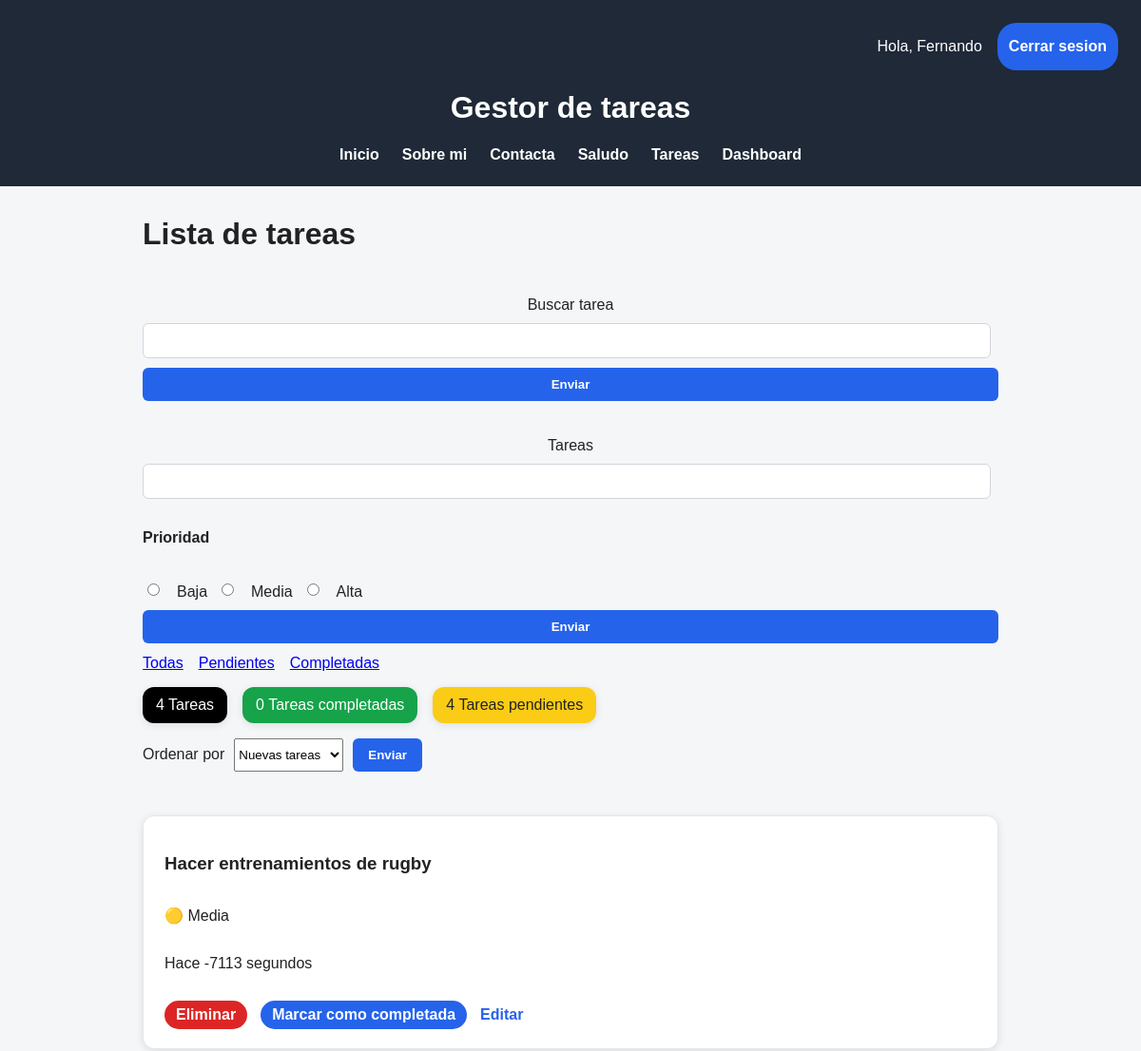
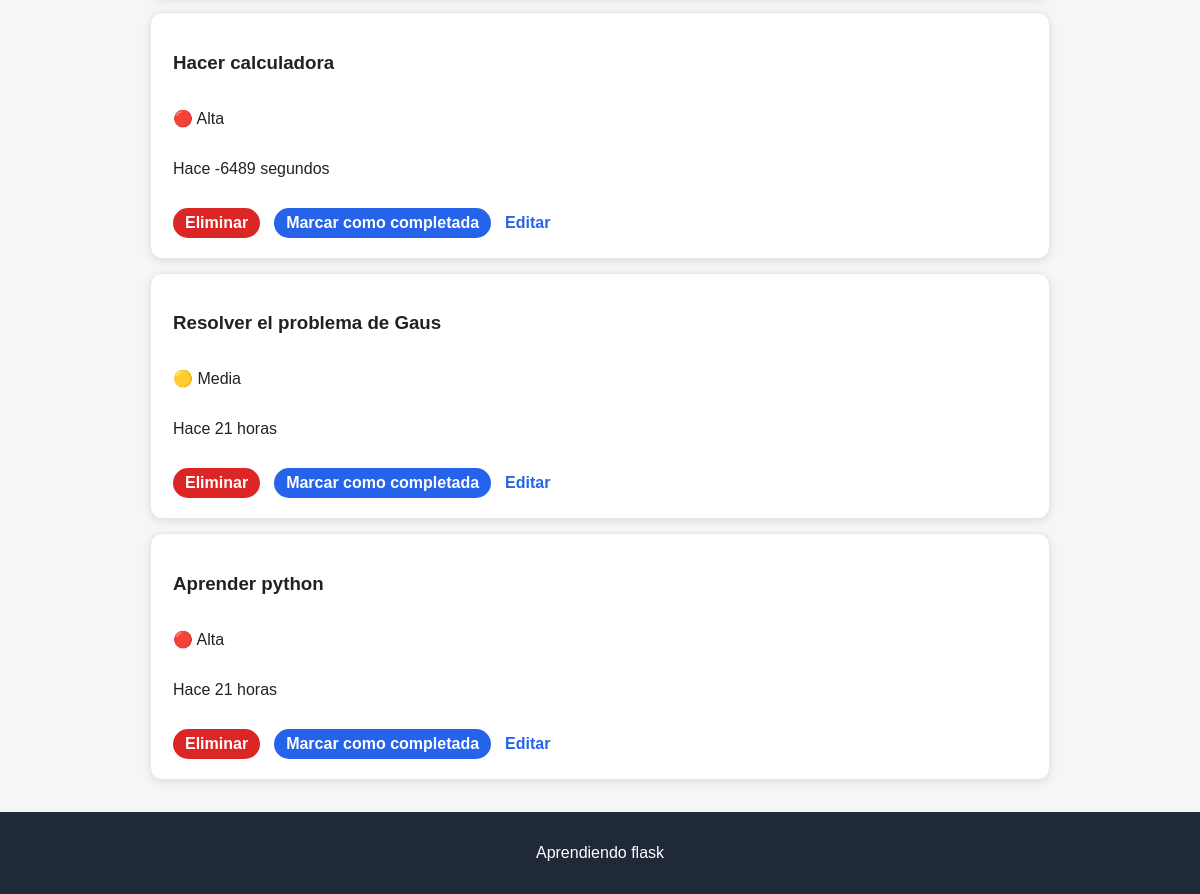
Screenshot of /tareas (signed in) with the database file from the repository (2 pictures, top to bottom).
### app/models/models.py (models this page shows)
class Tareas_db(db.Model):
    __tablename__ = "task"
    id = db.Column(db.Integer, primary_key=True)
    tarea = db.Column(db.String(100), nullable=False)
    completada = db.Column(db.Boolean, default=False)
    usuario_id = db.Column(db.Integer, db.ForeignKey("users.id"))
    fecha_creacion = db.Column(db.DateTime, default=datetime.now)
    prioridad = db.Column(db.String(20), default="Media")

### app/routes/tareas_routes.py (the view, shortened to what this page needs)
@tareas_bp.route("/tareas", methods=["GET", "POST"])
def gestionar_tareas():
    if "usuario" not in session:
        return redirect(url_for("auth.login"))
    busqueda = request.args.get("buscar", "")
    estado = request.args.get("estado", "todas").strip()
    orden = request.args.get("orden", "nuevas")
    tareas = Tareas_db.query.filter_by(usuario_id=session["usuario_id"])
    if estado == "pendientes":
        tareas = tareas.filter_by(completada=False)
    elif estado == "completadas":
        tareas = tareas.filter_by(completada=True)
    if busqueda:
        tareas = tareas.filter(Tareas_db.tarea.like(f"%{busqueda}%"))
    if orden == "nuevas":
        tareas = tareas.order_by(Tareas_db.fecha_creacion.desc())
    elif orden == "antiguas":
        tareas = tareas.order_by(Tareas_db.fecha_creacion.asc())
    elif orden == "az":
        tareas = tareas.order_by(Tareas_db.tarea.asc())
    elif orden == "za":
        tareas = tareas.order_by(Tareas_db.tarea.desc())
    tareas = tareas.all()
    for tarea in tareas:
        tarea.tiempo_transcurrido = tiempo_transcurrido(tarea.fecha_creacion)
    long_tareas, tareas_totales_completadas, tareas_totales_pendientes = (
        calcular_tareas()
    )
    return render_template(
        "tareas.html",
        tareas=tareas,
        long_tareas=long_tareas,
        tareas_totales_pendientes=tareas_totales_pendientes,
        tareas_totales_completadas=tareas_totales_completadas,
        busqueda=busqueda,
        estado=estado,
        orden=orden,
    )

### app/utils/helpers.py (called while the page is built)
def calcular_tareas():
    tareas = Tareas_db.query.filter_by(usuario_id=session["usuario_id"]).all()
    long_tareas = len(tareas)
    tareas_pendiente = Tareas_db.query.filter_by(
        usuario_id=session["usuario_id"], completada=False
    ).all()
    tareas_totales_pendientes = len(tareas_pendiente)
    tareas_completadas = Tareas_db.query.filter_by(
        usuario_id=session["usuario_id"], completada=True
    ).all()
    tareas_totales_completadas = len(tareas_completadas)
    return long_tareas, tareas_totales_completadas, tareas_totales_pendientes

def tiempo_transcurrido(fecha_creacion):
    ahora = datetime.now()
    diferencia = ahora - fecha_creacion
    segundos = int(diferencia.total_seconds())
    minuto = int(segundos // 60)
    hora = int(segundos // 3600)
    dia = int(segundos // 86400)
    if segundos < 60:
        if segundos == 1:
            return f"Hace {segundos} segundo"
        else:
            return f"Hace {segundos} segundos"
    elif segundos < 3600:
        if minuto == 1:
            return f"Hace {minuto} minuto"
        else:
            return f"Hace {minuto} minutos"
    elif segundos < 86400:
        if hora == 1:
            return f"Hace {hora} hora"
        else:
            return f"Hace {hora} horas"
    else:
        if dia == 1:
            return f"Hace {dia} dia"
        else:
            return f"Hace {dia} dias"

### templates/tareas.html (shortened to what this page needs)
{% extends "base.html" %}
{% block contenido %}
<h1>Lista de tareas</h1>
<br>
<form method="GET" class="crear-tarea">
    <label for="buscar">Buscar tarea</label>
    <input type="text" id="buscar" name="buscar" value="{{busqueda}}">
    <button type="submit">Enviar</button>
</form>
<br>
<form action="/tareas" method="POST" class="crear-tarea">
    <label for="tareas">Tareas</label>
    <input type="text" id="tareas" name="tarea">
    <h4>Prioridad</h4>
    <div class="prioridades">
        <input type="radio" id="baja" name="prioridad" value="baja">
        <label for="baja">Baja</label>
        <input type="radio" id="media" name="prioridad" value="media">
        <label for="media">Media</label>
        <input type="radio" id="alta" name="prioridad" value="alta">
        <label for="alta">Alta</label>
    </div>
    <button type="submit">Enviar</button>
</form>
<div class="nav-filtros">
    <a href="/tareas">Todas</a>
    <a href="/tareas?estado=pendientes">Pendientes</a>
    <a href="/tareas?estado=completadas">Completadas</a>
    <br>
</div>
<div class="estadisticas">
    {% if long_tareas == 1 %}
    <p class="estadisticas-card-tarea">{{ long_tareas }} Tarea</p>
    {% else %}
    <p class="estadisticas-card-tarea">{{ long_tareas }} Tareas</p>
    {% endif %}
    {% if tareas_totales_completadas == 1 %}
    <p class="estadisticas-card-completadas">{{ tareas_totales_completadas }} Tarea completada</p>
    {% else %}
    <p class="estadisticas-card-completadas">{{ tareas_totales_completadas }} Tareas completadas</p>
    {% endif %}
    {% if tareas_totales_pendientes == 1 %}
    <p class="estadisticas-card-pendientes">{{ tareas_totales_pendientes }} Tarea pendiente</p>
    {% else %}
    <p class="estadisticas-card-pendientes">{{ tareas_totales_pendientes }} Tareas pendientes</p>
    {% endif %}
</div>
<form action="/tareas" method="GET">
    <label for="orden">Ordenar por</label>
    <select name="orden" id="orden">
        <option id="nuevas" value="nuevas" {% if orden=="nuevas" %}selected{% endif %}>Nuevas tareas</option>
    </select>
    <button type="submit">Enviar</button>
</form>
<br>
{% if tareas %}
<ul>
    {% for tarea in tareas %}
    <li class="tarea-card">
        <div class="tarea-info">
            <h3 class="{% if tarea.completada %}tarea-completada{% endif %}">
                {{ tarea.tarea }}
            </h3>
            {% if tarea.prioridad == "alta" %}
            <p>🔴 {{ tarea.prioridad.capitalize() }}</p>
            {% endif %}
            {% if tarea.prioridad == "media" %}
            <p>🟡 {{ tarea.prioridad.capitalize() }}</p>
            {% endif %}
            <p>{{ tarea.tiempo_transcurrido }}</p>
        </div>
        <div class="tarea-acciones">
            <a href="/eliminar/{{ tarea.id }}" class="eliminar">Eliminar</a>
            <a href="/completar/{{ tarea.id }}" class="completar">
                {% if tarea.completada %}
                Desmarcar tarea
                {% else %}
                Marcar como completada
                {% endif %}
            </a>
            <a href="/editar/{{ tarea.id }}" class="editar">Editar</a>
        </div>
    </li>
    {% endfor %}
</ul>
{% else %}
<p>No hay tareas</p>
{% endif %}
{% endblock %}

### templates/base.html (shortened to what this page needs)
<!DOCTYPE html>
<html lang="es">
<head>
    <link rel="stylesheet" href="{{ url_for('static', filename='style.css' ) }}">
</head>
<body>
    <header>
        <div class="auth">
            {% if "usuario" in session %}
            <p>Hola, {{ session["usuario"] }}</p>
            <a href="/logout">Cerrar sesion</a>
            {% else %}
            <a href="/login">Iniciar sesion</a>
            <a href="/register">Resgistrarse</a>
            {% endif %}
        </div>
        <h1>Gestor de tareas</h1>
        <nav>
            <ul>
                <li><a href="/">Inicio</a></li>
                <li><a href="/sobre-mi">Sobre mi</a></li>
                <li><a href="/contacta">Contacta</a></li>
                <li><a href="/saludo">Saludo</a></li>
                <li><a href="/tareas">Tareas</a></li>
                <li><a href="/dashboard">Dashboard</a></li>
            </ul>
        </nav>
    </header>
    <main>
        {% block contenido %}
        {% endblock %}
    </main>
    <footer>
        <p>Aprendiendo flask</p>
    </footer>
</body>
</html>

### static/style.css (style rules this page uses)
body { background-color: #f4f6f8; color: #222222; font-family: Arial, Helvetica, sans-serif; margin: 0; }
header { background-color: #1f2937; color: #ffffff; padding: 24px; text-align: center; }
main { max-width: 900px; margin: 32px auto; padding: 0 20px; }
nav ul { list-style: none; display: flex; justify-content: center; gap: 24px; padding: 0; margin-bottom: 0; }
nav a { color: #ffffff; text-decoration: none; font-weight: bold; }
footer { background-color: #1f2937; color: #ffffff; text-align: center; padding: 16px; margin-top: 32px; }
input { padding: 10px; border: 1px solid #d1d5db; border-radius: 6px; margin-right: 8px; }
button { background-color: #2563eb; color: #ffffff; border: none; padding: 10px 16px; border-radius: 6px; cursor: pointer; font-weight: bold; }
main ul { list-style: none; padding: 0px; }
main li a { color: #2563eb; text-decoration: none; font-weight: bold; }
.eliminar { background-color: #dc2626; color: #ffffff; padding: 6px 12px; border-radius: 20px; }
.completar { background-color: #2563eb; color: #ffffff; padding: 6px 12px; border-radius: 20px; }
form { display: flex; gap: 10px; margin-bottom: 12px; }
label { text-align: center; margin-top: 8px; }
.nav-filtros { display: flex; gap: 16px; align-items: center; }
.estadisticas { display: flex; gap: 16px; flex-wrap: wrap; }
.estadisticas-card-tarea { color: #ffffff; background-color: black; padding: 10px 14px; border-radius: 12px; box-shadow: 0px 2px 8px rgba(0, 0, 0, 0.1); transition: 0.2s ease; }
.estadisticas-card-pendientes { color: #222222; background-color: #facc15; padding: 10px 14px; border-radius: 12px; box-shadow: 0px 2px 8px rgba(0, 0, 0, 0.1); transition: 0.2s ease; }
.estadisticas-card-completadas { color: #ffffff; background-color: #16a34a; padding: 10px 14px; border-radius: 12px; box-shadow: 0px 2px 8px rgba(0, 0, 0, 0.1); transition: 0.2s ease; }
.auth { display: flex; justify-content: flex-end; gap: 16px; }
.auth a { color: #ffffff; background-color: #2563eb ; padding: 4px 12px; border-radius: 20px; text-decoration: none; transition: background-color 0.2s ease; font-weight: bold; display: inline-flex; align-items: center; justify-content: center; text-align: center; }
.tarea-info { display: flex; flex-direction: column; }
.tarea-card { background-color: #ffffff; border: 1px solid #e5e7eb; border-radius: 12px; padding: 20px 22px; margin-bottom: 14px; display: flex; flex-direction: column; gap: 14px; box-shadow: 0px 2px 8px rgba(0, 0, 0, 0.1); transition: all 0.2s ease; }
.tarea-acciones { display: flex; gap: 14px; align-items: center; flex-wrap: wrap; }
.crear-tarea { flex-direction: column; }
.prioridades { display: flex; flex-direction: row; align-items: center; gap: 10px; }

### rows the page displays
Tareas_db: tarea "Hacer entrenamientos de rugby", prioridad "Media", tiempo_transcurrido "Hace -7113 segundos", completada "Marcar como completada"
Tareas_db: tarea "Hacer calculadora", prioridad "Alta", tiempo_transcurrido "Hace -6489 segundos", completada "Marcar como completada"
Tareas_db: tarea "Resolver el problema de Gaus", prioridad "Media", tiempo_transcurrido "Hace 21 horas", completada "Marcar como completada"
Tareas_db: tarea "Aprender python", prioridad "Alta", tiempo_transcurrido "Hace 21 horas", completada "Marcar como completada"

### other values shown
{{ session["usuario"] }} "Fernando"
{{ long_tareas }} "4"
{{ tareas_totales_completadas }} "0"
{{ tareas_totales_pendientes }} "4"
